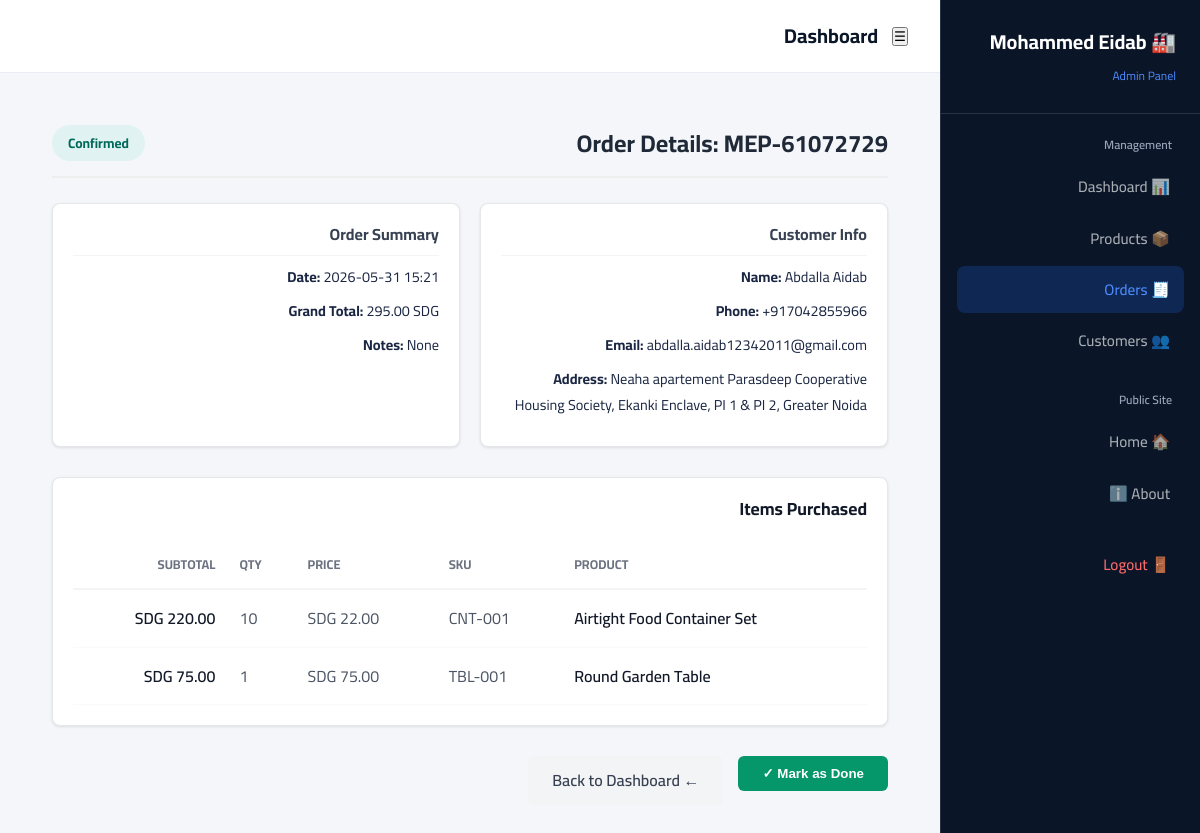
The page /admin/order/1 (signed in) on the database its author committed.
### models.py (models this page shows, shortened)
class Order(db.Model):
    __tablename__ = 'orders'
    id = db.Column(db.Integer, primary_key=True)
    order_number = db.Column(db.String(50), unique=True, nullable=False, index=True)
    customer_id = db.Column(db.Integer, db.ForeignKey('customers.id'), nullable=False)
    status = db.Column(db.String(50), default='Pending', index=True)
    total_amount = db.Column(db.Numeric(10, 2), nullable=False)
    notes = db.Column(db.Text)
    created_at = db.Column(db.DateTime, default=get_utc_now)
    updated_at = db.Column(db.DateTime, default=get_utc_now, onupdate=get_utc_now)
    items = db.relationship('OrderItem', backref='order', lazy=True, cascade="all, delete-orphan")

class Customer(db.Model):
    __tablename__ = 'customers'
    id = db.Column(db.Integer, primary_key=True)
    name = db.Column(db.String(200), nullable=False)
    email = db.Column(db.String(200))
    phone = db.Column(db.String(50), nullable=False, index=True)
    address = db.Column(db.Text)
    city = db.Column(db.String(100))
    created_at = db.Column(db.DateTime, default=get_utc_now)
    orders = db.relationship('Order', backref='customer', lazy=True)

class Product(db.Model):
    __tablename__ = 'products'
    id = db.Column(db.Integer, primary_key=True)
    name = db.Column(db.String(200), nullable=False)
    name_ar = db.Column(db.String(200))
    category = db.Column(db.String(100), nullable=False, index=True)
    description = db.Column(db.Text)
    price = db.Column(db.Numeric(10, 2), nullable=False)
    stock = db.Column(db.Integer, default=0)
    image = db.Column(db.String(300), default='default.jpg')
    sku = db.Column(db.String(50), unique=True, index=True)
    weight = db.Column(db.String(50))
    dimensions = db.Column(db.String(100))
    material = db.Column(db.String(100), default='High-Quality Plastic')
    color = db.Column(db.String(100))
    is_featured = db.Column(db.Boolean, default=False, index=True)
    is_active = db.Column(db.Boolean, default=True, index=True)
    created_at = db.Column(db.DateTime, default=get_utc_now)
    order_items = db.relationship('OrderItem', backref='product', lazy=True)

class OrderItem(db.Model):
    __tablename__ = 'order_items'
    id = db.Column(db.Integer, primary_key=True)
    order_id = db.Column(db.Integer, db.ForeignKey('orders.id'), nullable=False)
    product_id = db.Column(db.Integer, db.ForeignKey('products.id'), nullable=False)
    quantity = db.Column(db.Integer, nullable=False)
    unit_price = db.Column(db.Numeric(10, 2), nullable=False)
    subtotal = db.Column(db.Numeric(10, 2), nullable=False)

### app.py (the view)
@app.route('/admin/order/<int:order_id>')
@login_required
def admin_order_details(order_id):
    order = db.session.get(Order, order_id)
    if not order:
        flash('Order not found.', 'error')
        return redirect(url_for('admin_dashboard'))
    customer = db.session.get(Customer, order.customer_id)
    items = OrderItem.query.filter_by(order_id=order_id).all()
    order_details = []
    for item in items:
        product = db.session.get(Product, item.product_id)
        order_details.append({
            'name': product.name if product else 'Unknown Product',
            'sku': product.sku if product else 'N/A',
            'quantity': item.quantity,
            'price': item.unit_price,
            'subtotal': item.subtotal
        })
    return render_template('admin/admin_order_details.html',
                           order=order,
                           customer=customer,
                           order_details=order_details,
                           order_statuses=ORDER_STATUSES)

### app.py (called while the page is built)
@app.context_processor
def inject_translations():
    lang = session.get('lang', 'en')
    return dict(
        t=TRANSLATIONS.get(lang, TRANSLATIONS['en']),
        current_lang=lang,
    )

@app.template_filter('sdg')
def format_sdg(value):
    try:
        formatted_price = f"{float(value):.2f}"
        return Markup(f'{formatted_price} <span class="currency-label">SDG</span>')
    except (ValueError, TypeError):
        return Markup('0.00 <span class="currency-label">SDG</span>')

@login_manager.user_loader
def load_user(user_id):
    return db.session.get(AdminUser, int(user_id))

### templates/admin/admin_order_details.html
{% extends "admin/admin_base.html" %}
{% block admin_content %}
<div style="padding: 20px; max-width: 1000px; margin: 0 auto;">
    <div style="display: flex; justify-content: space-between; align-items: center; border-bottom: 2px solid #eee; padding-bottom: 15px; margin-bottom: 25px;">
        <h2 style="margin: 0; color: #1f2937;">Order Details: {{ order.order_number }}</h2>
        <span style="background: #e0f2f1; color: #00695c; padding: 6px 16px; border-radius: 20px; font-weight: 700; font-size: 0.85rem;">
            {{ order.status }}
        </span>
    </div>
    <div style="display: grid; grid-template-columns: repeat(auto-fit, minmax(300px, 1fr)); gap: 20px; margin-bottom: 30px;">
        <div style="background: #ffffff; padding: 20px; border-radius: 8px; border: 1px solid #e5e7eb; box-shadow: 0 1px 3px rgba(0,0,0,0.1);">
            <h3 style="margin-top: 0; font-size: 1rem; color: #374151; border-bottom: 1px solid #f3f4f6; padding-bottom: 10px;">Customer Info</h3>
            <p style="margin: 8px 0; font-size: 0.9rem;"><strong>Name:</strong> {{ customer.name }}</p>
            <p style="margin: 8px 0; font-size: 0.9rem;"><strong>Phone:</strong> {{ customer.phone }}</p>
            <p style="margin: 8px 0; font-size: 0.9rem;"><strong>Email:</strong> {{ customer.email or 'N/A' }}</p>
            <p style="margin: 8px 0; font-size: 0.9rem;"><strong>Address:</strong> {{ customer.address }}, {{ customer.city }}</p>
        </div>
        <div style="background: #ffffff; padding: 20px; border-radius: 8px; border: 1px solid #e5e7eb; box-shadow: 0 1px 3px rgba(0,0,0,0.1);">
            <h3 style="margin-top: 0; font-size: 1rem; color: #374151; border-bottom: 1px solid #f3f4f6; padding-bottom: 10px;">Order Summary</h3>
            <p style="margin: 8px 0; font-size: 0.9rem;"><strong>Date:</strong> {{ order.created_at.strftime('%Y-%m-%d %H:%M') if order.created_at else 'N/A' }}</p>
            <p style="margin: 8px 0; font-size: 0.9rem;"><strong>Grand Total:</strong> {{ order.total_amount | sdg }}</p>
            <p style="margin: 8px 0; font-size: 0.9rem;"><strong>Notes:</strong> {{ order.notes or 'None' }}</p>
        </div>
    </div>
    <div style="background: #ffffff; padding: 20px; border-radius: 8px; border: 1px solid #e5e7eb; box-shadow: 0 1px 3px rgba(0,0,0,0.1); margin-bottom: 30px;">
        <h3 style="margin-top: 0; margin-bottom: 20px; font-size: 1.1rem; color: #111827;">Items Purchased</h3>
        <div style="overflow-x: auto;">
            <table style="width: 100%; border-collapse: collapse; text-align: left;">
                <thead>
                    <tr style="border-bottom: 2px solid #f3f4f6;">
                        <th style="padding: 12px; color: #6b7280; font-size: 0.8rem; text-transform: uppercase;">Product</th>
                        <th style="padding: 12px; color: #6b7280; font-size: 0.8rem; text-transform: uppercase;">SKU</th>
                        <th style="padding: 12px; color: #6b7280; font-size: 0.8rem; text-transform: uppercase;">Price</th>
                        <th style="padding: 12px; color: #6b7280; font-size: 0.8rem; text-transform: uppercase;">Qty</th>
                        <th style="padding: 12px; color: #6b7280; font-size: 0.8rem; text-transform: uppercase; text-align: right;">Subtotal</th>
                    </tr>
                </thead>
                <tbody>
                    {% for item in order_details %}
                    <tr style="border-bottom: 1px solid #f9fafb;">
                        <td style="padding: 14px 12px; font-weight: 600; color: #111827;">{{ item.name }}</td>
                        <td style="padding: 14px 12px; color: #4b5563;">{{ item.sku }}</td>
                        <td style="padding: 14px 12px; color: #4b5563;">{{ item.price | sdg }}</td>
                        <td style="padding: 14px 12px; color: #4b5563;">{{ item.quantity }}</td>
                        <td style="padding: 14px 12px; font-weight: 600; color: #111827; text-align: right;">{{ item.subtotal | sdg }}</td>
                    </tr>
                    {% endfor %}
                </tbody>
            </table>
        </div>
    </div>
    <div style="display: flex; gap: 15px;">
        <form action="{{ url_for('update_order_status', order_id=order.id) }}" method="POST">
            <button type="submit" style="background-color: #059669; color: white; padding: 10px 24px; border: none; border-radius: 6px; cursor: pointer; font-weight: 600;">
                Mark as Done ✓
            </button>
        </form>
        <a href="{{ url_for('admin_dashboard') }}" style="text-decoration: none; color: #374151; background: #f3f4f6; padding: 10px 24px; border-radius: 6px; font-weight: 600;">
            ← Back to Dashboard
        </a>
    </div>
</div>
{% endblock %}

### static/css/style.css (style rules this page uses)
:root { --navy: #0a1628; --navy-mid: #112240; --navy-light: #1d3461; --accent: #1e6bff; --accent-light: #4d8bff; --accent-glow: rgba(30,107,255,0.25); --gold: #c8a84b; --white: #ffffff; --off-white: #f4f6fa; --gray-light: #e8ecf4; --gray: #9aa5bb; --text: #1a2642; --text-light: #5a6a8a; --glass: rgba(255,255,255,0.07); --glass-border: rgba(255,255,255,0.12); --shadow: 0 4px 30px rgba(10,22,40,0.15); --shadow-heavy: 0 20px 60px rgba(10,22,40,0.25); --radius: 12px; --radius-lg: 20px; --transition: 0.35s cubic-bezier(0.4,0,0.2,1); }
*, *::before, *::after { box-sizing: border-box; margin: 0; padding: 0; }
html { scroll-behavior: smooth; font-size: 16px; }
body { font-family: 'Cairo', sans-serif; background: var(--white); color: var(--text); overflow-x: hidden; line-height: 1.8; text-align: start; }
h1, h2, h3, h4, h5, h6 { font-family: 'Cairo', sans-serif; font-weight: 700; line-height: 1.3; color: var(--navy); }
a { text-decoration: none; color: inherit; }

### rows shown on the page
Order: order_number "MEP-61072729", status "Confirmed", created_at "2026-05-31 15:21", total_amount|sdg "295.00 SDG", notes "None"
Customer: name "Abdalla Aidab", phone "+917042855966", email "abdalla.aidab12342011@gmail.com", address "Neaha apartement Parasdeep Cooperative Housing Society, Ekanki Enclave, PI 1 & PI 2", city "Greater Noida"
Product: name "Airtight Food Container Set", sku "CNT-001", price|sdg "SDG", quantity "10", subtotal|sdg "SDG"
Product: name "Round Garden Table", sku "TBL-001", price|sdg "SDG", quantity "1", subtotal|sdg "SDG"
